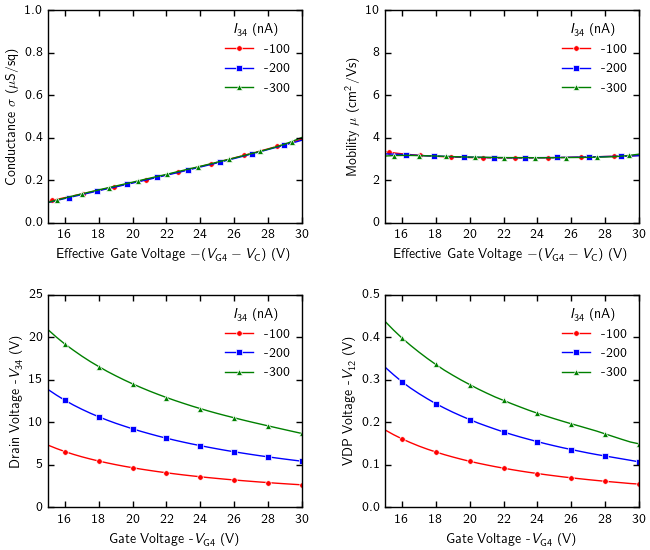

Generate this figure with Python:
import numpy as np
import matplotlib.pyplot as plt
from scipy.optimize import curve_fit

# Custom settings for python figures
plt.style.use('classic')

plt.rcParams.update({
    "text.usetex": True,
    'text.latex.preamble': r'''
    \usepackage[T1]{fontenc}
    \usepackage{lmodern}
    \usepackage[utf8]{inputenc}
    \usepackage{amsmath}
    \usepackage{amssymb}
    \usepackage{siunitx}
    \usepackage{sfmath}
    '''
})
plt.rcParams.update({
    # Figure settings
    'figure.dpi': 300,
    # 'figure.figsize': (10/2.54, 8/2.54),  # 10x6 cm in inches (1 figure per line)
    # 'figure.figsize': (8/2.54, 6/2.54),  # 10x6 cm in inches (2 figures per line)
    'figure.facecolor': 'white',
    'axes.facecolor': 'white',
    'axes.edgecolor': 'black',
    'axes.linewidth': 1,
    'axes.labelsize': 10,
    'axes.titlesize': 10,
    'axes.labelcolor': 'black',
    'savefig.facecolor': 'white',
    'font.family': 'sans-serif',
    'font.sans-serif': 'Arial',
    # 'mathtext.fontset': 'cm',
    'figure.constrained_layout.use': True,

    # Ticks
    "xtick.direction": "in",
    "ytick.direction": "in",
    "xtick.top": True,
    "ytick.right": True,
    "xtick.major.size": 4,
    "ytick.major.size": 4,
    "xtick.major.width": 1,
    "ytick.major.width": 1,
    "xtick.minor.visible": True,
    "ytick.minor.visible": True,
    "xtick.minor.size": 0,
    "ytick.minor.size": 0,
    "xtick.minor.width":0,
    "ytick.minor.width": 0,
    "xtick.labelsize": 10,
    "ytick.labelsize": 10,  

    # Legend
    'legend.frameon': False,
    'legend.title_fontsize': 10,
    'legend.fontsize': 10,
    'legend.handlelength': 2,
    'legend.loc': 'best',
    'legend.numpoints': 1,

    # Line style
    'lines.linestyle': '-',
    'lines.linewidth': 1,
    'lines.markersize': 4,
    'lines.markeredgecolor': 'white',
    'lines.markeredgewidth': 0.5,
})


data1 = np.loadtxt("./Data-gvdP/20260509001.dat")
data2 = np.loadtxt("./Data-gvdP/20260509002.dat")
data3 = np.loadtxt("./Data-gvdP/20260509003.dat")


dataset =[
    data1, "-100", 3.11, -10.16, 'red', 'o',
    data2, "-200", 3.11, -10.31, 'blue', 's',
    data3, "-300", 3.10, -10.11, 'green', '^',
]

e = 1.60217662e-19
C = 2e-9
A = 32e-6
Ci = C / A
markevery = 4


# Create a 2x2 figure
fig, axs = plt.subplots(2, 2, figsize=(6.5, 5.5))
fig.set_constrained_layout_pads(wspace=0.1, hspace=0.1)


# -----------------------
# (1) Conductance
# -----------------------
for data, label, mu, V_T, color, marker in zip(dataset[::6], dataset[1::6], dataset[2::6], dataset[3::6], dataset[4::6], dataset[5::6]):
    V_G4 = data[:, 0]
    I_34 = data[:, 2]
    V_34 = data[:, 3]
    V_14 = data[:, 4]
    V_24 = data[:, 5]
    V_12 = data[:, 6]
    sigma = -np.log(2) / np.pi * I_34 / V_12
    V_C = 0.5 * (V_14 + V_24)
    V_del = V_G4 - V_C
    mu = -sigma / Ci / (V_del - V_T) * 1e4
    axs[0, 0].plot(-V_del, sigma * 1e6, color=color, label=label, marker=marker, markevery=markevery)


axs[0, 0].set_xlabel(r"Effective Gate Voltage $-(V_\mathrm{G4} - V_\mathrm{C})$ (V)")
axs[0, 0].set_ylabel(r"Conductance $\sigma$ ($\mu$S/sq)")
# axs[0, 0].set_title("Conductance vs. Gate Voltage")
axs[0, 0].legend(title=r"$I_\mathrm{34}$ (nA)")
axs[0, 0].set_xlim(15, 30)
axs[0, 0].set_ylim(0, 1)

# -----------------------
# (2) Mobility
# -----------------------
for data, label, mu, V_T, color, marker in zip(dataset[::6], dataset[1::6], dataset[2::6], dataset[3::6], dataset[4::6], dataset[5::6]):
    V_G4 = data[:, 0]
    I_34 = data[:, 2]
    V_34 = data[:, 3]
    V_14 = data[:, 4]
    V_24 = data[:, 5]
    V_12 = data[:, 6]
    sigma = -np.log(2) / np.pi * I_34 / V_12
    V_C = 0.5 * (V_14 + V_24)
    V_del = V_G4 - V_C
    mu = -sigma / Ci / (V_del - V_T) * 1e4
    axs[0, 1].plot(-V_del, mu, color=color, label=label, marker=marker, markevery=markevery)
axs[0, 1].set_xlabel(r"Effective Gate Voltage $-(V_\mathrm{G4} - V_\mathrm{C})$ (V)")
axs[0, 1].set_ylabel(r"Mobility $\mu$ (cm$^2$/Vs)")
# axs[0, 1].set_title("Mobility vs. Gate Voltage")
axs[0, 1].legend(title=r"$I_\mathrm{34}$ (nA)")
axs[0, 1].set_xlim(15, 30)
axs[0, 1].set_ylim(0, 10)

# -----------------------
# (3) V34
# -----------------------
for data, label, mu, V_T, color, marker in zip(dataset[::6], dataset[1::6], dataset[2::6], dataset[3::6], dataset[4::6], dataset[5::6]):
    V_G4 = data[:, 0]
    I_34 = data[:, 2]
    V_34 = data[:, 3]
    V_14 = data[:, 4]
    V_24 = data[:, 5]
    V_12 = data[:, 6]
    sigma = -np.log(2) / np.pi * I_34 / V_12
    V_C = 0.5 * (V_14 + V_24)
    V_del = V_G4 - V_C
    mu = -sigma / Ci / (V_del - V_T) * 1e4
    axs[1, 0].plot(-V_G4, -V_34, color=color, label=label, marker=marker, markevery=markevery)

axs[1, 0].set_xlabel(r"Gate Voltage -$V_\mathrm{G4}$ (V)")
axs[1, 0].set_ylabel(r"Drain Voltage -$V_\mathrm{34}$ (V)")
axs[1, 0].set_xlim(15, 30)
axs[1, 0].set_ylim(0, 25)
axs[1, 0].legend(title=r"$I_\mathrm{34}$ (nA)")

# -----------------------
# (4) V12
# -----------------------
for data, label, mu, V_T, color, marker in zip(dataset[::6], dataset[1::6], dataset[2::6], dataset[3::6], dataset[4::6], dataset[5::6]):
    V_G4 = data[:, 0]
    I_34 = data[:, 2]
    V_34 = data[:, 3]
    V_14 = data[:, 4]
    V_24 = data[:, 5]
    V_12 = data[:, 6]
    sigma = -np.log(2) / np.pi * I_34 / V_12
    V_C = 0.5 * (V_14 + V_24)
    V_del = V_G4 - V_C
    mu = -sigma / Ci / (V_del - V_T) * 1e4
    axs[1, 1].plot(-V_G4, V_12, color=color, label=label, marker=marker, markevery=markevery)

axs[1, 1].set_xlabel(r"Gate Voltage -$V_\mathrm{G4}$ (V)")
axs[1, 1].set_ylabel(r"VDP Voltage -$V_\mathrm{12}$ (V)")
axs[1, 1].legend(title=r"$I_\mathrm{34}$ (nA)")
axs[1, 1].set_xlim(15, 30)
axs[1, 1].set_ylim(0, 0.5)

# Export figures
plt.savefig("gvdP.eps", format='eps')
plt.savefig("gvdP.pdf", format='eps')
plt.savefig("gvdP.png", format='png')

plt.show()
